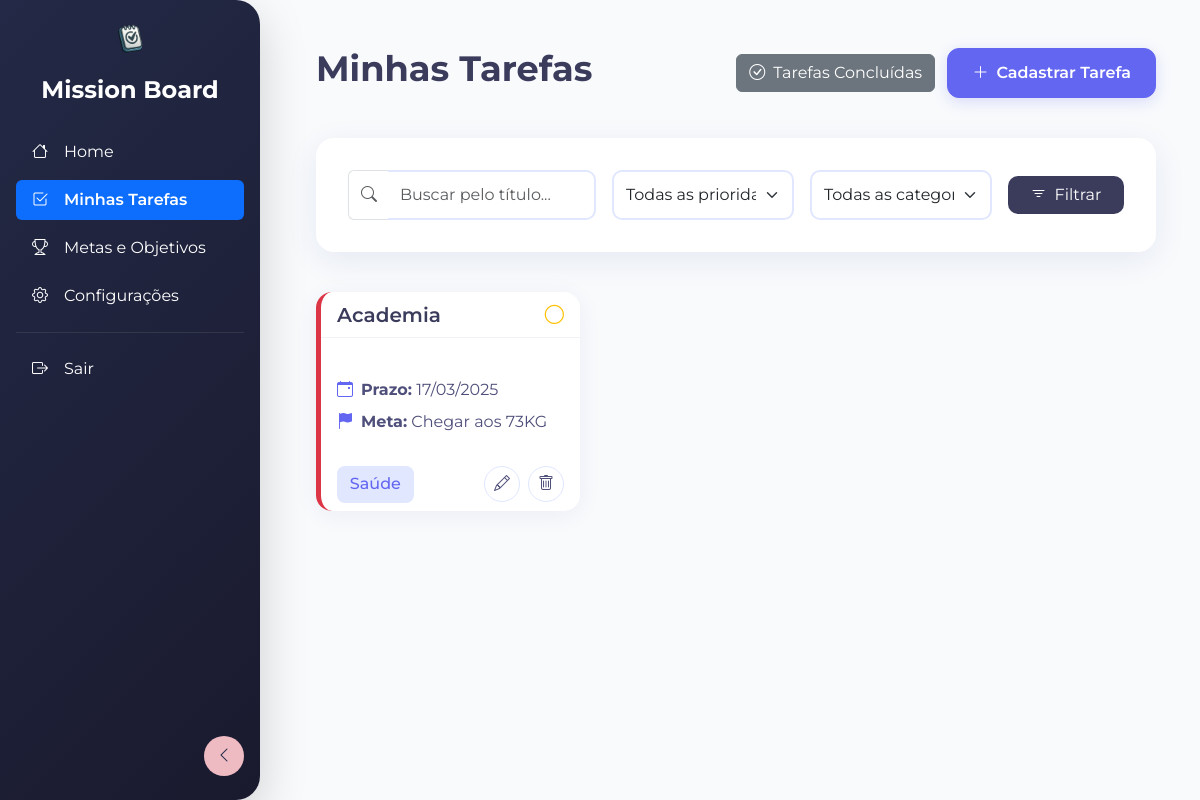
Before: /task/list/ (signed in) with the older database file.
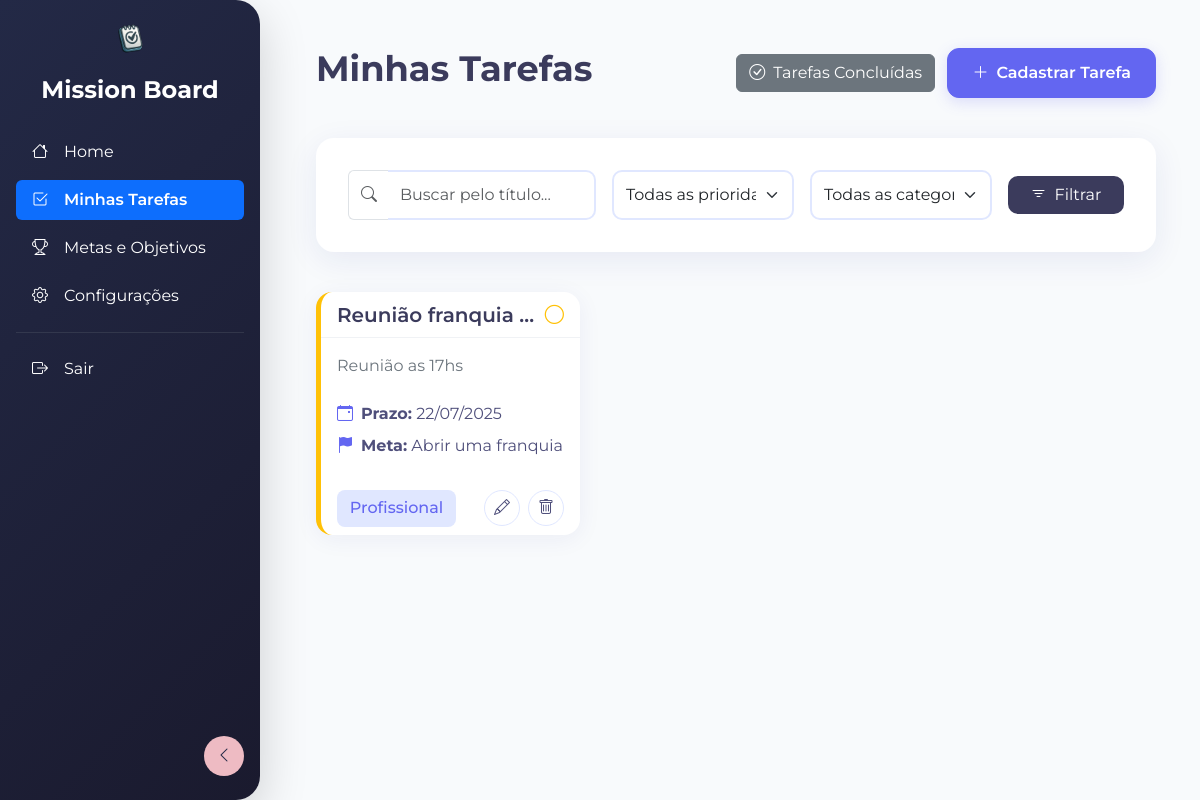
After: the same page with the newer database file.
### tasks/models.py (models this page shows, shortened)
class Task(models.Model):
    PRIORITY_CHOICES = [
        ('low', 'Baixa'),
        ('medium', 'Média'),
        ('high', 'Alta'),
    ]
    user = models.ForeignKey(User, verbose_name='Usuário', on_delete=models.CASCADE, max_length=50)
    title = models.CharField(max_length=255)
    description = models.TextField(blank=True, null=True)
    category = models.ForeignKey(Category, on_delete=models.SET_NULL, blank=True, null=True)
    due_date = models.DateField()
    priority = models.CharField(max_length=10, choices=PRIORITY_CHOICES, default='medium')
    goal = models.ForeignKey("goals.Goal", on_delete=models.CASCADE, blank=True, null=True)
    completed = models.BooleanField(default=False)
    created_at = models.DateTimeField(auto_now_add=True)

class Category(models.Model):
    name = models.CharField(max_length=100)
    created_at = models.DateTimeField(auto_now_add=True)

### goals/models.py (models this page shows, shortened)
class Goal(models.Model):
    user = models.ForeignKey(User, on_delete=models.CASCADE)
    title = models.CharField(max_length=255)
    description = models.TextField(blank=True, null=True)
    due_date = models.DateField()
    created_at = models.DateTimeField(auto_now_add=True)
    updated_at = models.DateTimeField(auto_now=True)
    completed = models.BooleanField(default=False)

### tasks/views.py (the view)
# urls.py: path('task/list/', views.TasksListView.as_view(), name='task_list'),
class TasksListView(LoginRequiredMixin, ListView):
    model = models.Task
    context_object_name = 'tasks'
    template_name = 'task_list.html'
    def get_queryset(self): # Método que faz filtros pelo título da tarefa
        queryset = super().get_queryset()
        title = self.request.GET.get('title')
        priority = self.request.GET.get('priority')
        category = self.request.GET.get('category')
        if title:
            queryset = queryset.filter(title__icontains=title)
        if priority:
            queryset = queryset.filter(priority=priority)
        if category:
            queryset = queryset.filter(category__id=category)
        return queryset
    def get_context_data(self, **kwargs):
        context = super().get_context_data(**kwargs) # Pegando o contexto original
        context['tasks'] = models.Task.objects.filter(completed=False)
        context['categories'] = models.Category.objects.all()
        return context

### tasks/templates/task_list.html (shortened to what this page needs)
{% extends 'base.html' %}
{% block content %}
<div class="page-header">
    <h1 class="page-title">Minhas Tarefas</h1>
    <div>
        <a href="{% url 'completed_tasks' %}" class="btn btn-secondary me-2">
            <i class="bi bi-check-circle me-2"></i>Tarefas Concluídas
        </a>
        <a href="{% url 'task_create' %}" class="btn btn-primary-custom">
            <i class="bi bi-plus-lg me-2"></i>Cadastrar Tarefa
        </a>
    </div>
</div>
<div class="filter-card">
    <form method="get" action="{% url 'task_list' %}" class="filter-form">
        <div class="row g-3 align-items-center">
            <div class="col-lg-4">
                <div class="input-group">
                    <span class="input-group-text bg-transparent border-end-0 text-muted"><i class="bi bi-search"></i></span>
                    <input type="text" name="title" class="form-control border-start-0" placeholder="Buscar pelo título..." value="{{ request.GET.title }}">
                </div>
            </div>
            <div class="col-lg-3">
                <select name="priority" class="form-select">
                    <option value="">Todas as prioridades</option>
                </select>
            </div>
            <div class="col-lg-3">
                <select name="category" class="form-select">
                    <option value="">Todas as categorias</option>
                </select>
            </div>
            <div class="col-lg-2">
                <button type="submit" class="btn btn-filter w-100"><i class="bi bi-filter me-2"></i>Filtrar</button>
            </div>
        </div>
    </form>
</div>
<div class="row mt-4">
    {% for task in tasks %}
    <div class="col-md-6 col-lg-4 mb-4">
        <div class="card task-card priority-{{ task.priority }}">
            <div class="card-header d-flex justify-content-between align-items-center">
                <h5 class="card-title mb-0 text-truncate">{{ task.title }}</h5>
                <button type="button" class="btn-complete ms-2" title="Marcar como concluída" data-bs-toggle="modal" data-bs-target="#completeModal{{ task.id }}">
                    <i class="bi {% if task.completed %}bi-check-circle-fill{% else %}bi-circle{% endif %}"></i>
                </button>
            </div>
            <div class="card-body">
                <p class="card-text text-secondary mb-4">{{ task.description|truncatewords:20 }}</p>
                <div class="task-meta">
                    <div class="task-meta-item">
                        <i class="bi bi-calendar-event"></i>
                        <span><strong>Prazo:</strong> {{ task.due_date|date:"d/m/Y" }}</span>
                    </div>
                    {% if task.goal %}
                    <div class="task-meta-item">
                        <i class="bi bi-flag-fill"></i>
                        <span><strong>Meta:</strong> {{ task.goal.title }}</span>
                    </div>
                    {% endif %}
                </div>
            </div>
            <div class="card-footer d-flex justify-content-between align-items-center">
                <span class="category-badge">{{ task.category.name|default:"Sem categoria" }}</span>
                <div class="btn-group">
                    <a href="{% url 'task_update' task.id %}" class="btn-action me-2" title="Editar">
                        <i class="bi bi-pencil"></i>
                    </a>
                    <button type="button" class="btn-action" data-bs-toggle="modal" data-bs-target="#deleteModal{{ task.id }}" title="Excluir">
                        <i class="bi bi-trash"></i>
                    </button>
                </div>
            </div>
        </div>
    </div>
    {% empty %}
    <div class="col-12">
        <div class="alert alert-info text-center" role="alert">
            <i class="bi bi-info-circle me-2"></i>Nenhuma tarefa encontrada com os filtros atuais.
        </div>
    </div>
    {% endfor %}
</div>
{% endblock %}

Changed rows visible on the page:
no longer on this page (row edited): Task: title "Academia", completed False (drawn), due_date "17/03/2025", goal "Chegar aos 73KG", category.name "Saúde"
added Task: title "Reunião franquia…", completed False (drawn), description "Reunião as 17hs", due_date "22/07/2025", goal "Abrir uma franquia", category.name "Profissional"
